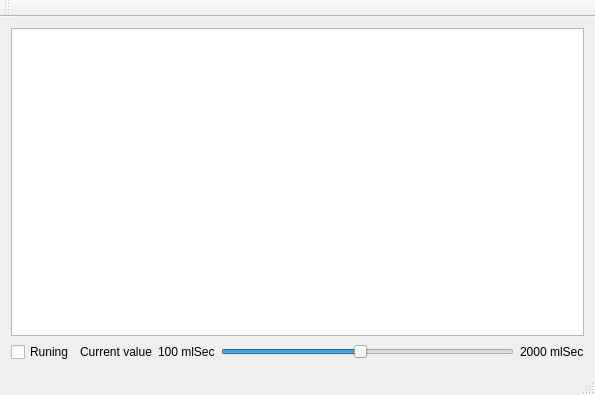
<?xml version="1.0" encoding="UTF-8"?>
<ui version="4.0">
 <class>MainWindow</class>
 <widget class="QMainWindow" name="MainWindow">
  <property name="geometry">
   <rect>
    <x>0</x>
    <y>0</y>
    <width>595</width>
    <height>395</height>
   </rect>
  </property>
  <property name="windowTitle">
   <string>MainWindow</string>
  </property>
  <widget class="QWidget" name="centralWidget">
   <layout class="QVBoxLayout" name="verticalLayout">
    <item>
     <widget class="QGraphicsView" name="graphicsView"/>
    </item>
    <item>
     <layout class="QHBoxLayout" name="horizontalLayout">
      <item>
       <widget class="QCheckBox" name="checkBox">
        <property name="text">
         <string>Runing</string>
        </property>
       </widget>
      </item>
      <item>
       <widget class="QLabel" name="label_Slider_Valie">
        <property name="text">
         <string>Current value</string>
        </property>
        <property name="textFormat">
         <enum>Qt::PlainText</enum>
        </property>
       </widget>
      </item>
      <item>
       <widget class="QLabel" name="label">
        <property name="text">
         <string>100 mlSec</string>
        </property>
       </widget>
      </item>
      <item>
       <widget class="QSlider" name="horizontalSlider">
        <property name="minimum">
         <number>100</number>
        </property>
        <property name="maximum">
         <number>2000</number>
        </property>
        <property name="value">
         <number>1000</number>
        </property>
        <property name="orientation">
         <enum>Qt::Horizontal</enum>
        </property>
       </widget>
      </item>
      <item>
       <widget class="QLabel" name="label_2">
        <property name="text">
         <string>2000 mlSec</string>
        </property>
       </widget>
      </item>
     </layout>
    </item>
   </layout>
  </widget>
  <widget class="QMenuBar" name="menuBar">
   <property name="geometry">
    <rect>
     <x>0</x>
     <y>0</y>
     <width>595</width>
     <height>21</height>
    </rect>
   </property>
  </widget>
  <widget class="QToolBar" name="mainToolBar">
   <attribute name="toolBarArea">
    <enum>TopToolBarArea</enum>
   </attribute>
   <attribute name="toolBarBreak">
    <bool>false</bool>
   </attribute>
  </widget>
  <widget class="QStatusBar" name="statusBar"/>
 </widget>
 <layoutdefault spacing="6" margin="11"/>
 <resources/>
 <connections/>
</ui>
